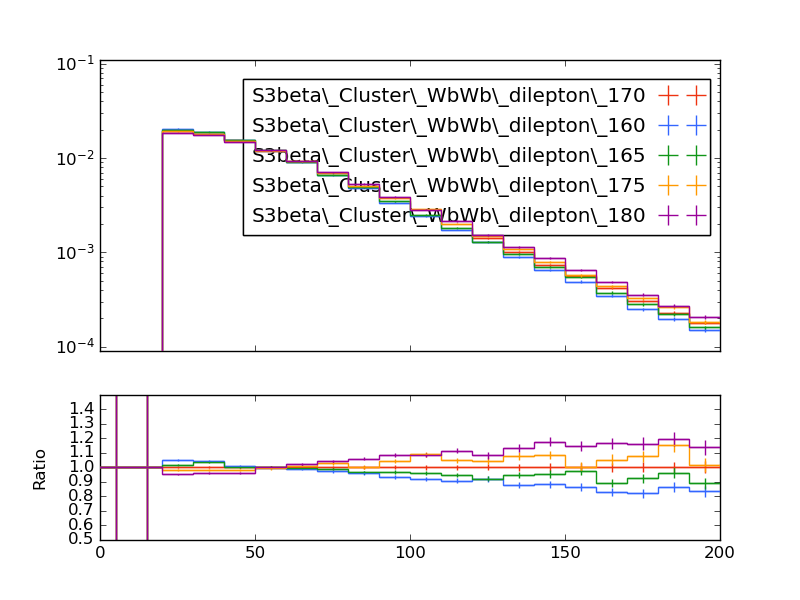

Recreate this plot in Python.
#! /usr/bin/env python

# This Python script was auto-generated using YODA v2.0.1.
# Analysis object: /WbWb_dilepton/el_pt_presel
# Timestamp: 27-02-2025 (11:02:16)

import matplotlib as mpl
import matplotlib.pyplot as plt
mpl.use('Agg') # comment out for interactive use
import os
import numpy as np

plotDir = os.path.split(os.path.realpath(__file__))[0]
if 'YODA_USER_PLOT_PATH' in globals():
    plot_outdir = globals()['YODA_USER_PLOT_PATH']
else:
    plot_outdir = plotDir

#plot style
plt.style.use(os.path.join(plotDir, '../default.mplstyle'))

plt.rcParams['text.usetex'] = False
plt.style.use(['classic'])
plt.rc('font', family='DejaVu Sans')
# plot metadata
figW, figH = plt.rcParams['figure.figsize']
ax_xLabel = r''
ax_yLabel = r''
ax_title  = r''
ax_xScale = 'linear'
ax_yScale = 'log'
xLims = (0.0, 200.0)
yLims = (9e-05, 0.11000000000000001)

# TeX-friendly labels for the legend
labels = {
    'legend' : ([ r"S3beta\_Cluster\_WbWb\_dilepton\_170", r"S3beta\_Cluster\_WbWb\_dilepton\_160", r"S3beta\_Cluster\_WbWb\_dilepton\_165", r"S3beta\_Cluster\_WbWb\_dilepton\_175", r"S3beta\_Cluster\_WbWb\_dilepton\_180" ], r""),
}

# Adjust canvas width and height
canvasW = 10.0
canvasH = 9.0
figW *= canvasW/10.
figH *= canvasH/9.

# Create figure and axis objects
fig, (ax, ratio0_ax) = plt.subplots(2, 1, sharex=True,
                  figsize=(figW,figH), gridspec_kw={'height_ratios': (6.0, 3.0)})

# Set figure margins
plt.subplots_adjust(
    left   = 1.0 * plt.rcParams['figure.subplot.left'],
    right  = 1.0 * plt.rcParams['figure.subplot.right'],
    top    = 1.0 * plt.rcParams['figure.subplot.top'],
    bottom = 1.0 * plt.rcParams['figure.subplot.bottom'])

ratio0_ax.yaxis.set_major_locator(mpl.ticker.MultipleLocator(0.1))
ratio0_ax.set_ylim(0.5, 1.4999)
ratio0_ax.set_ylabel('Ratio')

# the numerical data is stored in a separate file
dataf = dict()
prefix = os.path.split(__file__)[0]
if prefix:    prefix = prefix + '/'
exec(open(prefix+'el_pt_presel__data.py').read(), dataf)


legend_handles = dict() # keep track of handles for the legend

# style options for curves
# starts at zorder>=5 to draw curve on top of legend
styles = {
  'S3beta_Cluster_WbWb_dilepton_170.yoda.gz': {
    'color' : '#EE3311',
    'linestyle' : '-',
    'linewidth' : 1,
    'marker' : 'none',
    'markersize' : 2,
    'capsize' : 0.0,
    'zorder' : 5,
    'histstyle' : 1,
    'drawstyle' : 'steps-pre',
    'xerrorbars' : 1,
    'yerrorbars' : 1,
    'fillcolor' : None,
    'fillopacity' : 1.0,
    'ratio0_linestyle' : '-',
    'ratio0_linewidth' : 1,
    'ratio0_marker' : 'none',
    'ratio0_markersize' : 2,
    'ratio0_capsize' : 0.0,
    'ratio0_zorder' : 5,
    'ratio0_histstyle' : 1,
    'ratio0_drawstyle' : 'steps-pre',
    'ratio0_xerrorbars' : 1,
    'ratio0_yerrorbars' : 1,
  },
  'S3beta_Cluster_WbWb_dilepton_160.yoda.gz': {
    'color' : '#3366FF',
    'linestyle' : '-',
    'linewidth' : 1,
    'marker' : 'none',
    'markersize' : 2,
    'capsize' : 0.0,
    'zorder' : 6,
    'histstyle' : 1,
    'drawstyle' : 'steps-pre',
    'xerrorbars' : 1,
    'yerrorbars' : 1,
    'fillcolor' : None,
    'fillopacity' : 1.0,
    'ratio0_linestyle' : '-',
    'ratio0_linewidth' : 1,
    'ratio0_marker' : 'none',
    'ratio0_markersize' : 2,
    'ratio0_capsize' : 0.0,
    'ratio0_zorder' : 6,
    'ratio0_histstyle' : 1,
    'ratio0_drawstyle' : 'steps-pre',
    'ratio0_xerrorbars' : 1,
    'ratio0_yerrorbars' : 1,
  },
  'S3beta_Cluster_WbWb_dilepton_165.yoda.gz': {
    'color' : '#109618',
    'linestyle' : '-',
    'linewidth' : 1,
    'marker' : 'none',
    'markersize' : 2,
    'capsize' : 0.0,
    'zorder' : 7,
    'histstyle' : 1,
    'drawstyle' : 'steps-pre',
    'xerrorbars' : 1,
    'yerrorbars' : 1,
    'fillcolor' : None,
    'fillopacity' : 1.0,
    'ratio0_linestyle' : '-',
    'ratio0_linewidth' : 1,
    'ratio0_marker' : 'none',
    'ratio0_markersize' : 2,
    'ratio0_capsize' : 0.0,
    'ratio0_zorder' : 7,
    'ratio0_histstyle' : 1,
    'ratio0_drawstyle' : 'steps-pre',
    'ratio0_xerrorbars' : 1,
    'ratio0_yerrorbars' : 1,
  },
  'S3beta_Cluster_WbWb_dilepton_175.yoda.gz': {
    'color' : '#FF9900',
    'linestyle' : '-',
    'linewidth' : 1,
    'marker' : 'none',
    'markersize' : 2,
    'capsize' : 0.0,
    'zorder' : 8,
    'histstyle' : 1,
    'drawstyle' : 'steps-pre',
    'xerrorbars' : 1,
    'yerrorbars' : 1,
    'fillcolor' : None,
    'fillopacity' : 1.0,
    'ratio0_linestyle' : '-',
    'ratio0_linewidth' : 1,
    'ratio0_marker' : 'none',
    'ratio0_markersize' : 2,
    'ratio0_capsize' : 0.0,
    'ratio0_zorder' : 8,
    'ratio0_histstyle' : 1,
    'ratio0_drawstyle' : 'steps-pre',
    'ratio0_xerrorbars' : 1,
    'ratio0_yerrorbars' : 1,
  },
  'S3beta_Cluster_WbWb_dilepton_180.yoda.gz': {
    'color' : '#990099',
    'linestyle' : '-',
    'linewidth' : 1,
    'marker' : 'none',
    'markersize' : 2,
    'capsize' : 0.0,
    'zorder' : 9,
    'histstyle' : 1,
    'drawstyle' : 'steps-pre',
    'xerrorbars' : 1,
    'yerrorbars' : 1,
    'fillcolor' : None,
    'fillopacity' : 1.0,
    'ratio0_linestyle' : '-',
    'ratio0_linewidth' : 1,
    'ratio0_marker' : 'none',
    'ratio0_markersize' : 2,
    'ratio0_capsize' : 0.0,
    'ratio0_zorder' : 9,
    'ratio0_histstyle' : 1,
    'ratio0_drawstyle' : 'steps-pre',
    'ratio0_xerrorbars' : 1,
    'ratio0_yerrorbars' : 1,
  },
}

# curve from input yoda files in main panel
for label, yvals in dataf['yvals'].items():
    if all(np.isnan(v) for v in dataf['yvals'][label]):
        continue
    tmp = None
    if styles[label]['histstyle']: # draw as histogram
        xpos = dataf['xedges'][label] if styles[label]['drawstyle'] else dataf['xpoints'][label]
        ypos = np.insert(yvals, 0, yvals[0]) if styles[label]['drawstyle'] else yvals
        if styles[label]['fillcolor']: # fill area below curve
            ax.fill_between(xpos, ypos, step='pre',
                            color=styles[label]['fillcolor'],
                            alpha=styles[label]['fillopacity'])
        tmp, = ax.plot(xpos, ypos,
                       color=styles[label]['color'],
                       linestyle=styles[label]['linestyle'],
                       linewidth=styles[label]['linewidth'],
                       drawstyle=styles[label]['drawstyle'], solid_joinstyle='miter',
                       zorder=styles[label]['zorder'], label=label)
    tmp = ax.errorbar(dataf['xpoints'][label], yvals,
                      xerr=np.array(dataf['xerrs'][label])*styles[label]['xerrorbars'],
                      yerr=np.array(dataf['yerrs'][label])*styles[label]['yerrorbars'],
                      fmt=styles[label]['marker'], capsize=styles[label]['capsize'],
                      markersize=styles[label]['markersize'],
                      ecolor=styles[label]['color'],
                      color=styles[label]['color'], zorder=styles[label]['zorder'])
    tmp[-1][0].set_linestyle(styles[label]['linestyle'])
    tmp[-1][0].set_linewidth(styles[label]['linewidth'])
    if label in dataf['add_legend_handle']:  legend_handles[label] = tmp
    for varLabel in dataf['variation_yvals'].keys():
        if varLabel.startswith(label):
            tmp, = ax.plot(dataf['xedges'][label], dataf['variation_yvals'][varLabel],
                           color=styles[label]['color'],
                           linestyle=styles[label]['linestyle'],
                           linewidth=styles[label]['linewidth'],
                           drawstyle='steps-pre', solid_joinstyle='miter',
                           zorder=styles[label]['zorder'], alpha=0.5)


# plots on ratio panel
# curve from input yoda files in ratio panel
for label, yvals in dataf['ratio0_yvals'].items():
    if all(np.isnan(v) for v in yvals):
        continue
    if styles[label]['ratio0_histstyle']: # plot as histogram
        xpos = dataf['xedges']['S3beta_Cluster_WbWb_dilepton_170.yoda.gz'] if styles[label]['ratio0_drawstyle'] else dataf['xpoints']['S3beta_Cluster_WbWb_dilepton_170.yoda.gz']
        ypos = np.insert(yvals, 0, yvals[0]) if styles[label]['ratio0_drawstyle'] else yvals
        ratio0_ax.plot(xpos, ypos,
                       color=styles[label]['color'],
                       linewidth=styles[label]['linewidth'],
                       linestyle=styles[label]['ratio0_linestyle'],
                       drawstyle=styles[label]['ratio0_drawstyle'], zorder=styles[label]['zorder'],
                       solid_joinstyle='miter')
    tmp = ratio0_ax.errorbar(dataf['xpoints']['S3beta_Cluster_WbWb_dilepton_170.yoda.gz'], yvals,
                             xerr=np.array(dataf['ref_xerrs'])*styles[label]['ratio0_xerrorbars'],
                             yerr=np.array(dataf['ratio0_yerrs'][label])*styles[label]['ratio0_yerrorbars'],
                             fmt=styles[label]['ratio0_marker'], capsize=styles[label]['ratio0_capsize'],
                             markersize=styles[label]['ratio0_markersize'],
                             ecolor=styles[label]['color'],
                             color=styles[label]['color'])
    tmp[-1][0].set_linestyle(styles[label]['ratio0_linestyle'])
    tmp[-1][0].set_linewidth(styles[label]['ratio0_linewidth'])

    for varlabel in dataf['ratio0_variation_vals'].keys():
        if varlabel.startswith(label):
            ratio0_ax.plot(dataf['xedges']['S3beta_Cluster_WbWb_dilepton_170.yoda.gz'],
                            dataf['ratio0_variation_vals'][varlabel],
                            color=styles[label]['color'],
                            linestyle=styles[label]['linestyle'],
                            linewidth=styles[label]['linewidth'],
                            drawstyle='steps-pre', solid_joinstyle='miter',
                            zorder=1, alpha=0.5)

legend_items = list(legend_handles.values())
ax.add_artist(ax.legend(legend_items,
                        labels['legend'][0],
                        title=labels['legend'][1],
                        alignment='right',
                        loc='upper right',
                        bbox_to_anchor=(1.0, 0.97),markerfirst=False))

# set plot metadata as defined above
ratio0_ax.set_xlabel(ax_xLabel)
ratio0_ax.xaxis.set_label_coords(1., -0.15)
ax.set_ylabel(ax_yLabel, ha='right', va='top')
ax.yaxis.set_label_coords(-0.11, 1.0)
ax.set_title(ax_title, loc='left')
ax.set_xscale(ax_xScale)
ax.set_yscale(ax_yScale)
ax.set_xlim(xLims)
ax.set_ylim(yLims)

# tick formatting
plt.rcParams['xtick.top'] = True
plt.rcParams['ytick.right'] = True
ax.yaxis.set_major_locator(mpl.ticker.LogLocator(base=10.0, numticks=np.inf))
ax.yaxis.set_minor_locator(mpl.ticker.LogLocator(
                           base=10.0, subs=np.arange(0.1, 1, 0.1), numticks=np.inf))
fig.align_ylabels((ax, ratio0_ax))
plt.savefig(os.path.join(plot_outdir, 'el_pt_presel.pdf'), format='PDF')
plt.savefig(os.path.join(plot_outdir, 'el_pt_presel.png'), format='PNG')

plt.close(fig)
